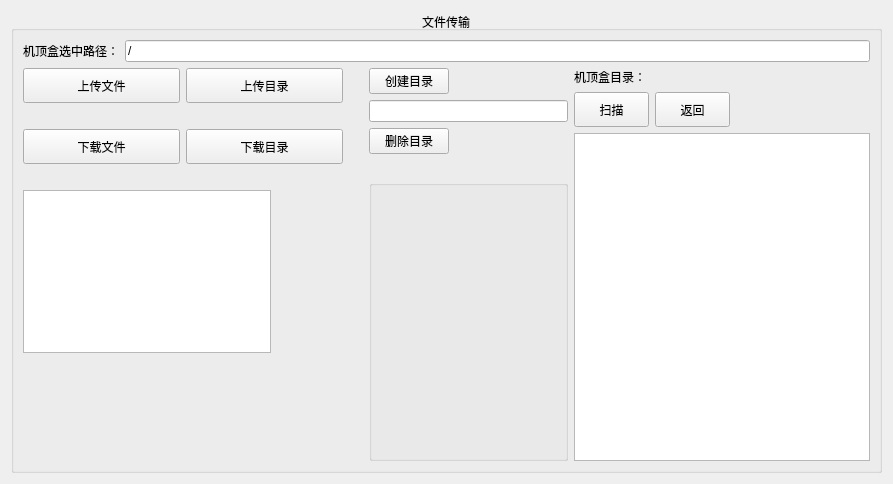
        <widget class="QWidget" name="tab_4">
         <attribute name="title">
          <string>文件传输</string>
         </attribute>
         <layout class="QHBoxLayout" name="horizontalLayout_28">
          <item>
           <widget class="QGroupBox" name="groupBox_2">
            <property name="sizePolicy">
             <sizepolicy hsizetype="Preferred" vsizetype="Preferred">
              <horstretch>0</horstretch>
              <verstretch>0</verstretch>
             </sizepolicy>
            </property>
            <property name="title">
             <string>文件传输</string>
            </property>
            <property name="alignment">
             <set>Qt::AlignCenter</set>
            </property>
            <layout class="QHBoxLayout" name="horizontalLayout_27">
             <item>
              <layout class="QVBoxLayout" name="verticalLayout_24">
               <item>
                <layout class="QHBoxLayout" name="horizontalLayout_26">
                 <item>
                  <widget class="QLabel" name="label_10">
                   <property name="sizePolicy">
                    <sizepolicy hsizetype="Fixed" vsizetype="Preferred">
                     <horstretch>0</horstretch>
                     <verstretch>0</verstretch>
                    </sizepolicy>
                   </property>
                   <property name="styleSheet">
                    <string notr="true">font: 75 14pt &quot;楷体&quot;;</string>
                   </property>
                   <property name="text">
                    <string>机顶盒选中路径：</string>
                   </property>
                  </widget>
                 </item>
                 <item>
                  <widget class="QLineEdit" name="BoxDirANDFile">
                   <property name="sizePolicy">
                    <sizepolicy hsizetype="Preferred" vsizetype="Fixed">
                     <horstretch>0</horstretch>
                     <verstretch>0</verstretch>
                    </sizepolicy>
                   </property>
                   <property name="text">
                    <string>/</string>
                   </property>
                  </widget>
                 </item>
                </layout>
               </item>
               <item>
                <layout class="QHBoxLayout" name="horizontalLayout_14" stretch="1,0,2">
                 <item>
                  <layout class="QVBoxLayout" name="verticalLayout_7" stretch="1">
                   <item>
                    <layout class="QVBoxLayout" name="verticalLayout_2" stretch="1,0,1,0,7,0,0,0">
                     <item>
                      <layout class="QHBoxLayout" name="horizontalLayout_5">
                       <item>
                        <widget class="QPushButton" name="upload">
                         <property name="minimumSize">
                          <size>
                           <width>157</width>
                           <height>35</height>
                          </size>
                         </property>
                         <property name="maximumSize">
                          <size>
                           <width>157</width>
                           <height>35</height>
                          </size>
                         </property>
                         <property name="text">
                          <string>上传文件</string>
                         </property>
                        </widget>
                       </item>
                       <item>
                        <widget class="QPushButton" name="upload_dir">
                         <property name="minimumSize">
                          <size>
                           <width>157</width>
                           <height>35</height>
                          </size>
                         </property>
                         <property name="maximumSize">
                          <size>
                           <width>157</width>
                           <height>35</height>
                          </size>
                         </property>
                         <property name="text">
                          <string>上传目录</string>
                         </property>
                        </widget>
                       </item>
                       <item>
                        <spacer name="horizontalSpacer_14">
                         <property name="orientation">
                          <enum>Qt::Horizontal</enum>
                         </property>
                         <property name="sizeHint" stdset="0">
                          <size>
                           <width>40</width>
                           <height>20</height>
                          </size>
                         </property>
                        </spacer>
                       </item>
                      </layout>
                     </item>
                     <item>
                      <spacer name="horizontalSpacer_8">
                       <property name="orientation">
                        <enum>Qt::Horizontal</enum>
                       </property>
                       <property name="sizeHint" stdset="0">
                        <size>
                         <width>40</width>
                         <height>20</height>
                        </size>
                       </property>
                      </spacer>
                     </item>
                     <item>
                      <layout class="QHBoxLayout" name="horizontalLayout_6">
                       <item>
                        <widget class="QPushButton" name="download">
                         <property name="minimumSize">
                          <size>
                           <width>157</width>
                           <height>35</height>
                          </size>
                         </property>
                         <property name="maximumSize">
                          <size>
                           <width>157</width>
                           <height>35</height>
                          </size>
                         </property>
                         <property name="text">
                          <string>下载文件</string>
                         </property>
                        </widget>
                       </item>
                       <item>
                        <widget class="QPushButton" name="download_dir">
                         <property name="minimumSize">
                          <size>
                           <width>157</width>
                           <height>35</height>
                          </size>
                         </property>
                         <property name="maximumSize">
                          <size>
                           <width>157</width>
                           <height>35</height>
                          </size>
                         </property>
                         <property name="text">
                          <string>下载目录</string>
                         </property>
                        </widget>
                       </item>
                       <item>
                        <spacer name="horizontalSpacer_15">
                         <property name="orientation">
                          <enum>Qt::Horizontal</enum>
                         </property>
                         <property name="sizeHint" stdset="0">
                          <size>
                           <width>40</width>
                           <height>20</height>
                          </size>
                         </property>
                        </spacer>
                       </item>
                      </layout>
                     </item>
                     <item>
                      <spacer name="horizontalSpacer_2">
                       <property name="orientation">
                        <enum>Qt::Horizontal</enum>
                       </property>
                       <property name="sizeHint" stdset="0">
                        <size>
                         <width>40</width>
                         <height>20</height>
                        </size>
                       </property>
                      </spacer>
                     </item>
                     <item>
                      <widget class="QTextBrowser" name="file_state">
                       <property name="sizePolicy">
                        <sizepolicy hsizetype="Preferred" vsizetype="Preferred">
                         <horstretch>0</horstretch>
                         <verstretch>0</verstretch>
                        </sizepolicy>
                       </property>
                       <property name="minimumSize">
                        <size>
                         <width>248</width>
                         <height>163</height>
                        </size>
                       </property>
                       <property name="maximumSize">
                        <size>
                         <width>248</width>
                         <height>163</height>
                        </size>
                       </property>
                      </widget>
                     </item>
                     <item>
                      <spacer name="verticalSpacer_11">
                       <property name="orientation">
                        <enum>Qt::Vertical</enum>
                       </property>
                       <property name="sizeHint" stdset="0">
                        <size>
                         <width>20</width>
                         <height>40</height>
                        </size>
                       </property>
                      </spacer>
                     </item>
                     <item>
                      <spacer name="horizontalSpacer_13">
                       <property name="orientation">
                        <enum>Qt::Horizontal</enum>
                       </property>
                       <property name="sizeHint" stdset="0">
                        <size>
                         <width>40</width>
                         <height>20</height>
                        </size>
                       </property>
                      </spacer>
                     </item>
                     <item>
                      <spacer name="verticalSpacer_10">
                       <property name="orientation">
                        <enum>Qt::Vertical</enum>
                       </property>
                       <property name="sizeHint" stdset="0">
                        <size>
                         <width>20</width>
                         <height>40</height>
                        </size>
                       </property>
                      </spacer>
                     </item>
                    </layout>
                   </item>
                  </layout>
                 </item>
                 <item>
                  <spacer name="verticalSpacer">
                   <property name="orientation">
                    <enum>Qt::Vertical</enum>
                   </property>
                   <property name="sizeHint" stdset="0">
                    <size>
                     <width>20</width>
                     <height>40</height>
                    </size>
                   </property>
                  </spacer>
                 </item>
                 <item>
                  <layout class="QHBoxLayout" name="horizontalLayout_13" stretch="1,3">
                   <item>
                    <layout class="QVBoxLayout" name="verticalLayout_3" stretch="1,0,1,0,10">
                     <item>
                      <layout class="QHBoxLayout" name="horizontalLayout_7" stretch="0,0">
                       <item>
                        <widget class="QPushButton" name="Create_Dir">
                         <property name="text">
                          <string>创建目录</string>
                         </property>
                        </widget>
                       </item>
                       <item>
                        <spacer name="horizontalSpacer_11">
                         <property name="orientation">
                          <enum>Qt::Horizontal</enum>
                         </property>
                         <property name="sizeHint" stdset="0">
                          <size>
                           <width>40</width>
                           <height>20</height>
                          </size>
                         </property>
                        </spacer>
                       </item>
                      </layout>
                     </item>
                     <item>
                      <widget class="QLineEdit" name="addBox_dir"/>
                     </item>
                     <item>
                      <layout class="QHBoxLayout" name="horizontalLayout_8" stretch="0,0">
                       <item>
                        <widget class="QPushButton" name="DeleteDirFile">
                         <property name="text">
                          <string>删除目录</string>
                         </property>
                        </widget>
                       </item>
                       <item>
                        <spacer name="horizontalSpacer">
                         <property name="orientation">
                          <enum>Qt::Horizontal</enum>
                         </property>
                         <property name="sizeHint" stdset="0">
                          <size>
                           <width>40</width>
                           <height>20</height>
                          </size>
                         </property>
                        </spacer>
                       </item>
                      </layout>
                     </item>
                     <item>
                      <spacer name="horizontalSpacer_10">
                       <property name="orientation">
                        <enum>Qt::Horizontal</enum>
                       </property>
                       <property name="sizeHint" stdset="0">
                        <size>
                         <width>40</width>
                         <height>20</height>
                        </size>
                       </property>
                      </spacer>
                     </item>
                     <item>
                      <widget class="QGroupBox" name="groupBox_12">
                       <property name="minimumSize">
                        <size>
                         <width>199</width>
                         <height>281</height>
                        </size>
                       </property>
                       <property name="maximumSize">
                        <size>
                         <width>16777215</width>
                         <height>16777215</height>
                        </size>
                       </property>
                       <property name="title">
                        <string/>
                       </property>
                       <widget class="QLabel" name="label_16">
                        <property name="geometry">
                         <rect>
                          <x>50</x>
                          <y>70</y>
                          <width>91</width>
                          <height>131</height>
                         </rect>
                        </property>
                        <property name="styleSheet">
                         <string notr="true">border-image: url(:/image/a1fb36ac3daf156829e3427138eac76f.png);</string>
                        </property>
                        <property name="text">
                         <string/>
                        </property>
                       </widget>
                       <widget class="QLabel" name="label_20">
                        <property name="geometry">
                         <rect>
                          <x>30</x>
                          <y>40</y>
                          <width>41</width>
                          <height>41</height>
                         </rect>
                        </property>
                        <property name="styleSheet">
                         <string notr="true">border-image: url(:/image/1edbc306eefcc8e4ebeea55b463e51d0.png);</string>
                        </property>
                        <property name="text">
                         <string/>
                        </property>
                       </widget>
                      </widget>
                     </item>
                    </layout>
                   </item>
                   <item>
                    <layout class="QVBoxLayout" name="verticalLayout_4">
                     <item>
                      <widget class="QLabel" name="label_8">
                       <property name="styleSheet">
                        <string notr="true">font: 75 12pt &quot;楷体&quot;;</string>
                       </property>
                       <property name="text">
                        <string>机顶盒目录：</string>
                       </property>
                      </widget>
                     </item>
                     <item>
                      <layout class="QHBoxLayout" name="horizontalLayout_15">
                       <item>
                        <widget class="QPushButton" name="ScanBoxDir">
                         <property name="minimumSize">
                          <size>
                           <width>75</width>
                           <height>35</height>
                          </size>
                         </property>
                         <property name="maximumSize">
                          <size>
                           <width>75</width>
                           <height>35</height>
                          </size>
                         </property>
                         <property name="text">
                          <string>扫描</string>
                         </property>
                        </widget>
                       </item>
                       <item>
                        <widget class="QPushButton" name="dir_back">
                         <property name="minimumSize">
                          <size>
                           <width>75</width>
                           <height>35</height>
                          </size>
                         </property>
                         <property name="maximumSize">
                          <size>
                           <width>75</width>
                           <height>35</height>
                          </size>
                         </property>
                         <property name="text">
                          <string>返回</string>
                         </property>
                        </widget>
                       </item>
                       <item>
                        <spacer name="horizontalSpacer_9">
                         <property name="orientation">
                          <enum>Qt::Horizontal</enum>
                         </property>
                         <property name="sizeHint" stdset="0">
                          <size>
                           <width>40</width>
                           <height>20</height>
                          </size>
                         </property>
                        </spacer>
                       </item>
                      </layout>
                     </item>
                     <item>
                      <widget class="QListWidget" name="list_Boxfile"/>
                     </item>
                    </layout>
                   </item>
                  </layout>
                 </item>
                </layout>
               </item>
              </layout>
             </item>
            </layout>
           </widget>
          </item>
         </layout>
        </widget>
